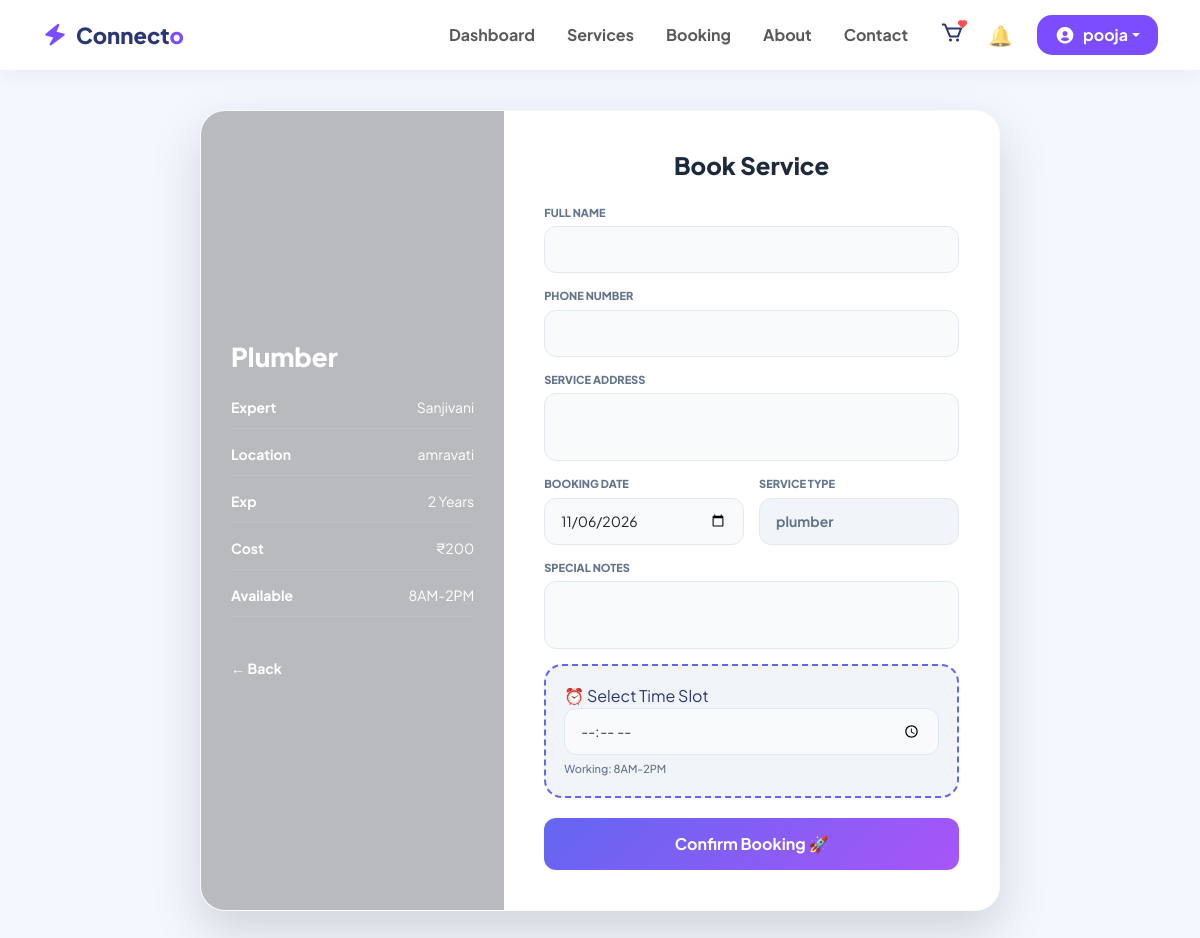
/create/2/ (signed in), run on the app's committed database.
### userapp/models.py (models this page shows, shortened)
class User(AbstractUser):
    ROLE_CHOICES = (
        ('user', 'User'),
        ('provider', 'Service Provider'),
    )
    role = models.CharField(max_length=20, choices=ROLE_CHOICES, default='user')
    phone = models.CharField(max_length=10, validators=[phone_validator])
    is_suspended = models.BooleanField(default=False)

### service/models.py (models this page shows, shortened)
class ServiceProviders(models.Model):
    user = models.OneToOneField(settings.AUTH_USER_MODEL, on_delete=models.CASCADE)
    TIME_CHOICES = [
        ('8AM-2PM', '8 AM - 2 PM'),
        ('10AM-5PM', '10 AM - 5 PM'),
        ('3PM-9PM', '3 PM - 9 PM'),
    ]
    phone_validator = RegexValidator(
        regex=r'^[6-9]\d{9}$',
        message="Enter valid 10-digit Indian mobile number"
    )
    service = models.CharField(max_length=50)
    mobile = models.CharField(max_length=10, validators=[phone_validator])
    experience = models.IntegerField()
    city = models.CharField(max_length=50)
    service_areas = models.CharField(max_length=200)
    languages = models.CharField(max_length=100)
    working_hours = models.CharField(max_length=20, choices=TIME_CHOICES)
    charges = models.IntegerField()
    profile_photo = models.ImageField(upload_to='profiles/')
    id_proof = models.FileField(upload_to='ids/')
    service_id_proof = models.FileField(upload_to='ids/')
    STATUS_CHOICES = [
        ('pending', 'Pending'),
        ('approved', 'Approved'),
        ('rejected', 'Rejected'),
    ]
    status = models.CharField(max_length=10, choices=STATUS_CHOICES, default='pending')
    rejection_reason = models.TextField(blank=True, null=True)
    is_recommended = models.BooleanField(default=False)
    is_paid = models.BooleanField(default=False)
    recommended_date = models.DateTimeField(null=True, blank=True)
    payment_screenshot = models.ImageField(upload_to='payments/', null=True, blank=True)

### userapp/views.py (the view)
# urls.py: path('create/<int:provider_id>/', views.create_booking, name='create_booking'),
@login_required
def create_booking(request, provider_id):
    provider = get_object_or_404(ServiceProviders, id=provider_id)
    if request.method == 'POST':
        form = BookingForm(request.POST)
        if form.is_valid():
            booking = form.save(commit=False)
            user_time = form.cleaned_data['slot']
            booking_date = form.cleaned_data['date']
            today = date.today()
            current_time = timezone.localtime().time()
            if booking_date < today:
                form.add_error('date', "You Can't Select Past Time ❌")
            elif booking_date == today and user_time < current_time:
                form.add_error('slot', "You Can't Select Past Time ❌")
            else:
                start, end = provider.working_hours.split('-')
                start_time = datetime.strptime(start.strip(), "%I%p").time()
                end_time = datetime.strptime(end.strip(), "%I%p").time()
                if not (start_time <= user_time <= end_time):
                    form.add_error('slot', f"Time should be between {provider.working_hours}")
                elif Booking.objects.filter(
                        provider=provider,
                        date=booking_date,
                        slot=user_time
                ).exists():
                    form.add_error('slot', "This slot already booked ❌")
                else:
                    booking.user = request.user
                    booking.provider = provider
                    booking.service = provider.service
                    booking.save()
                    messages.success(request, "Booking Successful ✅")
                    return redirect('userapp:user_dashboard')
    else:
        form = BookingForm()
    return render(request, 'create_booking.html', {
        'form': form,
        'provider': provider,
        'today': date.today()
    })

### userapp/templates/create_booking.html (shortened to what this page needs)
{% extends 'base.html' %}
{% block content %}
<div class="booking-page-root">
    <div class="main-box">
        <div class="left">
            <h2>{{ provider.service }}</h2>
            <div class="info-list">
                <div class="info-item"><b>Expert</b> <span>{{ provider.user.first_name }}</span></div>
                <div class="info-item"><b>Location</b> <span>{{ provider.city }}</span></div>
                <div class="info-item"><b>Exp</b> <span>{{ provider.experience }} Years</span></div>
                <div class="info-item"><b>Cost</b> <span>₹{{ provider.charges }}</span></div>
                <div class="info-item"><b>Available</b> <span>{{ provider.working_hours }}</span></div>
            </div>
            <div class="mt-4">
                <a href="#" onclick="history.back(); return false;" style="color: white; text-decoration: none; font-size: 14px; font-weight: bold;">&larr; Back</a>
            </div>
        </div>
        <div class="right">
            <h2>Book Service</h2>
            <form method="POST" novalidate>
                <div class="form-group">
                    <label class="form-label">Full Name</label>
                    {{ form.name }}
                </div>
                <div class="form-group">
                    <label class="form-label">Phone Number</label>
                    {{ form.phone }}
                </div>
                <div class="form-group">
                    <label class="form-label">Service Address</label>
                    {{ form.address }}
                </div>
                <div style="display: flex; gap: 15px;">
                    <div style="flex: 1;">
                        <label class="form-label">Booking Date</label>
                        {{ form.date }}
                    </div>
                    <div style="flex: 1;">
                        <label class="form-label">Service Type</label>
                        <input type="text" value="{{ provider.service }}" readonly style="background: #f1f5f9; color: #64748b; font-weight: 700;">
                    </div>
                </div>
                <div class="form-group" style="margin-top: 15px;">
                    <label class="form-label">Special Notes</label>
                    {{ form.notes }}
                </div>
                <div class="time-box">
                    <label>⏰ Select Time Slot</label>
                    {{ form.slot }}
                    <small style="color: #64748b; display: block; margin-top: 6px; font-size: 11px; font-weight: 500;">
                        Working: {{ provider.working_hours }}
                    </small>
                </div>
                <button type="submit" class="btn-book">Confirm Booking 🚀</button>
            </form>
        </div>
    </div>
</div>
{% endblock %}

### userapp/templates/navbar.html (shortened to what this page needs)
<nav class="navbar navbar-expand-lg sticky-top" style="background: white; box-shadow: 0 4px 20px rgba(0,0,0,0.05); padding: 12px 0;">
    <div class="container">
        <a class="navbar-brand d-flex align-items-center" href="{% url 'userapp:user_dashboard' %}" style="font-weight: 800; font-size: 22px; color: #2b3674; text-decoration: none;">
            <i class='bx bxs-zap me-2' style="color: #7c4dff; font-size: 26px;"></i>
            Connect<span style="color: var(--primary);">o</span>
        </a>
        <div class="collapse navbar-collapse" id="navMenu">
            <ul class="navbar-nav ms-auto align-items-center">
                <li class="nav-item"><a class="nav-link px-3 fw-bold" href="{% url 'userapp:user_dashboard' %}">Dashboard</a></li>
                <li class="nav-item"><a class="nav-link px-3 fw-bold" href="{% url 'userapp:search_providers' %}">Services</a></li>
                <li class="nav-item"><a class="nav-link px-3 fw-bold" href="{% url 'userapp:my_bookings' %}">Booking</a></li>
                <li class="nav-item"><a class="nav-link px-3 fw-bold" href="{% url 'userapp:about' %}">About</a></li>
                <li class="nav-item"><a class="nav-link px-3 fw-bold" href="{% url 'userapp:contact' %}">Contact</a></li>
                <li class="nav-item">
                    <a class="nav-link px-3" href="{% url 'userapp:saved_experts' %}" title="Saved Experts" style="display: flex; align-items: center; justify-content: center;">
                        <div style="position: relative; display: inline-block;">
                            <i class='bx bx-cart' style="font-size: 24px; color: #2b3674;"></i>
                            <i class='bx bxs-heart' style="color: #ff4d4d; font-size: 11px; position: absolute; top: -2px; right: -4px;"></i>
                        </div>
                    </a>
                </li>
                <li class="nav-item dropdown me-2">
                    <a class="nav-link position-relative" href="#" id="notifBell" data-bs-toggle="dropdown" style="font-size: 20px;">
                        🔔
                    </a>
                </li>
                <li class="nav-item dropdown ms-lg-2">
                    <a class="nav-link dropdown-toggle d-flex align-items-center"
                       href="#"
                       data-bs-toggle="dropdown"
                       style="background: var(--primary); color: white; padding: 8px 18px; border-radius: 15px; font-weight: 700;">
                        <i class='bx bxs-user-circle me-2' style="font-size: 20px;"></i>
                        {{ request.user.username }}
                    </a>
                </li>
            </ul>
        </div>
    </div>
</nav>

### data on the page
User: user.username "pooja"
ServiceProviders: service "Plumber", user.first_name "Sanjivani", city "amravati", experience "2", charges "200", working_hours "8AM-2PM", service "plumber"
